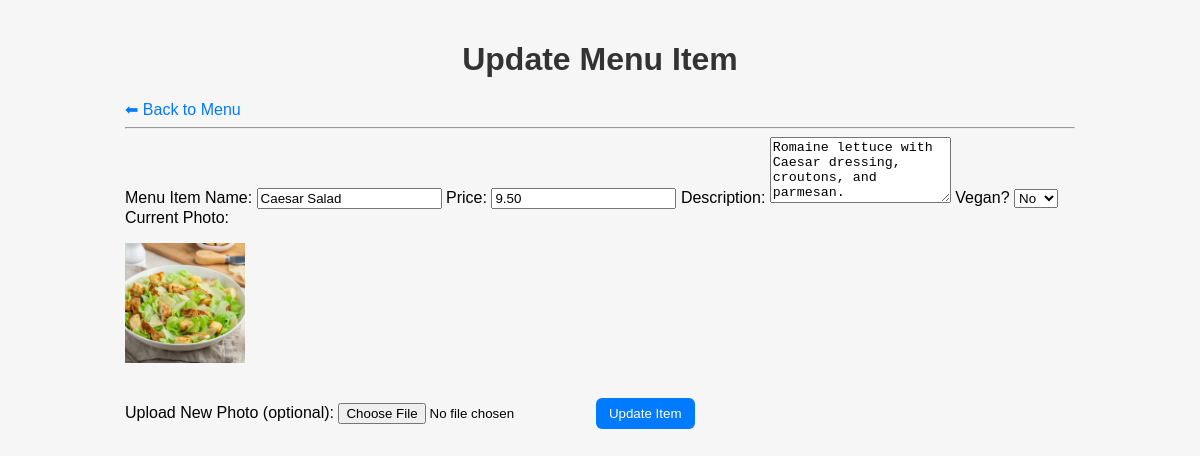
The page /update.php?id=3 on the database its author committed.
### tables this page shows
CREATE TABLE IF NOT EXISTS menu_items (
    menuID INT AUTO_INCREMENT PRIMARY KEY,
    menuName VARCHAR(100) NOT NULL,
    menuPrice DECIMAL(6,2) NOT NULL,
    description TEXT,
    photo VARCHAR(255),
    vegan TINYINT(1) NOT NULL DEFAULT 0
);

### update.php (the view, shortened to what this page needs)
<?php
$menuID = $_GET['id'] ?? 0;
$currentItem = null;
if ($menuID) {
    try {
        $cm = new ConnectionManager();
        $conn = $cm->getConnection();
        $stmt = $conn->prepare("SELECT * FROM menu_items WHERE menuID = :id");
        $stmt->execute([':id' => $menuID]);
        $currentItem = $stmt->fetch(PDO::FETCH_ASSOC);
    } catch (PDOException $e) {
        die("Database error: " . $e->getMessage());
    }
}
?>
<!DOCTYPE html>
<html>
<head>
    <link rel="stylesheet" href="styles.css">
</head>
<body>
    <div class="container">
        <h1>Update Menu Item</h1>
        <a href="index.php">⬅ Back to Menu</a>
        <hr>
        <form action="update.php" method="post" enctype="multipart/form-data">
            <label>Menu Item Name:</label>
            <input type="text" name="menuName" value="<?php echo htmlspecialchars($currentItem['menuName'] ?? ''); ?>" required>
            <label>Price:</label>
            <input type="number" step="0.01" name="menuPrice" value="<?php echo htmlspecialchars($currentItem['menuPrice'] ?? ''); ?>" required>
            <label>Description:</label>
            <textarea name="description" rows="4"><?php echo htmlspecialchars($currentItem['description'] ?? ''); ?></textarea>
            <label>Vegan?</label>
            <select name="vegan">
                <option value="0" <?php echo ($currentItem['vegan'] ?? 0) == 0 ? 'selected' : ''; ?>>No</option>
            </select>
            <label>Current Photo:</label>
            <p><img src="img/<?php echo htmlspecialchars($currentItem['photo'] ?? 'placeholder.jpg'); ?>" width="120"></p>
            <label>Upload New Photo (optional):</label>
            <input type="file" name="photo" accept="image/*">
            <button type="submit" style="margin-top: 15px;">Update Item</button>
        </form>
    </div>
</body>
</html>

### styles.css (style rules this page uses)
body { font-family: Arial, Helvetica, sans-serif; background: #f6f6f6; margin: 0; padding: 20px; }
h1, h2 { color: #333; font-weight: 600; text-align: center; }
a { color: #007bff; text-decoration: none; }
.container { max-width: 950px; margin: auto; }
button { background: #007bff; border: none; padding: 8px 13px; border-radius: 6px; color: white; cursor: pointer; transition: background 0.2s; }

### rows shown on the page
menu_items: menuName "Caesar Salad", menuPrice "9.50", description "Romaine lettuce with Caesar dressing, croutons, and parmesan.", vegan "No", photo (picture)
